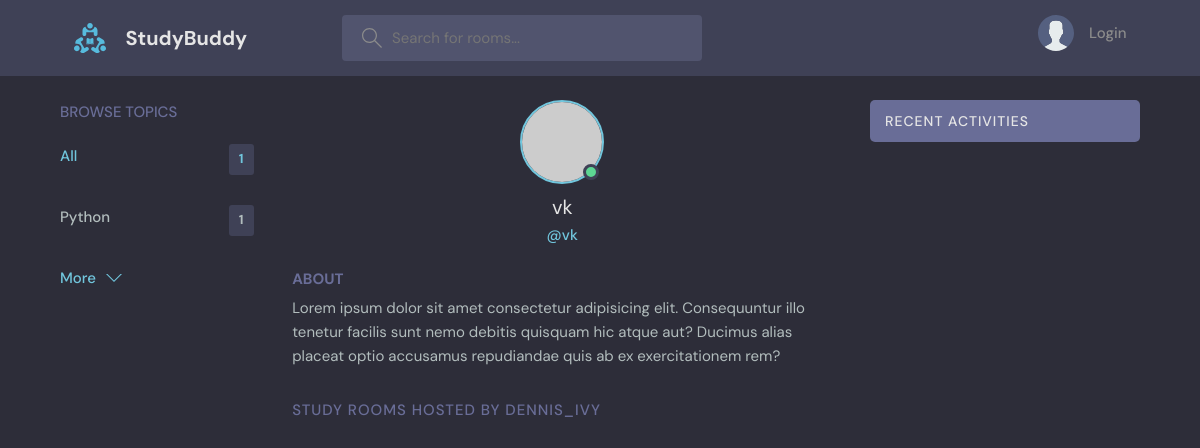
The page /profile/4/ on the database its author committed.
### base/models.py (models this page shows, shortened)
class Topic(models.Model):
    name = models.CharField(max_length=100)

class User(AbstractUser):
    name = models.CharField(max_length=200, null=True)
    email = models.EmailField(unique=True, null=True)
    bio = models.TextField(null=True)
    avatar = models.ImageField(null=True, default="avatar.svg")
    USERNAME_FIELD = 'email'
    REQUIRED_FIELDS = ['username']

### base/views.py (the view)
# urls.py: path('profile/<str:pk>/',views.userProfile, name='user-profile'),
def userProfile(request,pk):
    user = User.objects.get(id=pk)
    rooms = user.room_set.all()
    room_messages = user.message_set.all()
    topics = Topic.objects.all()
    context = {'user':user, 'rooms':rooms, 'room_messages':room_messages, 'topics':topics}
    return render(request, 'base/profile.html',context)

### base/templates/base/profile.html (shortened to what this page needs)
{% extends 'main.html' %}
{% block content %}
  <main class="profile-page layout layout--3">
    <div class="container">
      {% include 'base/topic_component.html' %}
      <div class="roomList">
        <div class="profile">
          <div class="profile__avatar">
            <div class="avatar avatar--large active">
              <img src="https://randomuser.me/api/portraits/men/11.jpg" />
            </div>
          </div>
          <div class="profile__info">
            <h3>{{user.username}}</h3>
            <p>@{{user.username}}</p>
          </div>
          <div class="profile__about">
            <h3>About</h3>
            <p>
              Lorem ipsum dolor sit amet consectetur adipisicing elit. Consequuntur illo tenetur
              facilis sunt nemo debitis quisquam hic atque aut? Ducimus alias placeat optio
              accusamus repudiandae quis ab ex exercitationem rem?
            </p>
          </div>
        </div>
        <div class="roomList__header">
          <div>
            <h2>Study Rooms Hosted by dennis_ivy</a>
            </h2>
          </div>
        </div>
      </div>
      {% include 'base/activity_component.html' %}
    </div>
  </main>
{% endblock content %}

### base/templates/base/topic_component.html
<div class="topics">
    <div class="topics__header">
      <h2>Browse Topics</h2>
    </div>
    <ul class="topics__list">
      <li>
        <a href="{% url 'home' %}" class="active">All <span>{{ topics.count }}</span></a>
      </li>
      {% for topic in topics %}
      <li>
        <a href="{% url 'home' %}?q={{topic.name}}">{{ topic.name }}<span>{{topic.room_set.all.count}}</span></a>
      </li>
       {% endfor %}
    </ul>
    <a class="btn btn--link" href="{% url 'topics' %}">
      More
      <svg version="1.1" xmlns="http://www.w3.org/2000/svg" width="32" height="32" viewBox="0 0 32 32">
        <title>chevron-down</title>
        <path d="M16 21l-13-13h-3l16 16 16-16h-3l-13 13z"></path>
      </svg>
    </a>
  </div>

### static/styles/style.css (style rules this page uses)
:root { --color-main: #71c6dd; --color-main-light: #e1f6fb; --color-dark: #3f4156; --color-dark-medium: #51546e; --color-dark-light: #696d97; --color-light: #e5e5e5; --color-gray: #8b8b8b; --color-light-gray: #b2bdbd; --color-bg: #2d2d39; --color-success: #5dd693; --color-error: #fc4b0b; }
* { font-family: "DM Sans", -apple-system, BlinkMacSystemFont, "Segoe UI", Roboto, Oxygen, Ubuntu, Cantarell, "Open Sans", "Helvetica Neue", sans-serif; margin: 0; padding: 0; box-sizing: border-box; text-rendering: optimizeLegibility; font-size: inherit; }
html { font-size: 56.25%; }
@media only screen and (min-width: 1200px) { html { font-size: 62.5%; } }
body { line-height: 1.6; font-weight: 400; font-size: 1.5rem; color: var(--color-light-gray); background-color: var(--color-bg); min-height: 100vh; }
img { width: 100%; }
a { display: inline-block; color: var(--color-main); text-decoration: none; }
.container { max-width: 120rem; width: 90%; margin: auto; }
.btn { background-color: transparent; border: none; display: inline-flex; align-items: center; gap: 1rem; cursor: pointer; transition: all ease-in-out 0.3s; padding: 1rem 2rem; border-radius: 5px; box-shadow: 1px 1px 3px 1px rgba(0, 0, 0, 0.15); font-weight: 500; }
.btn--link { border-radius: 0; padding: 0; color: var(--color-main); box-shadow: none; }
.btn > svg { fill: currentColor; width: 1.6rem; height: 1.6rem; }
.avatar { position: relative; display: inline-block; border-radius: 50%; border: 2px solid var(--color-main); }
.avatar img { display: block; border-radius: 50%; object-fit: cover; object-position: center; }
.avatar::after { content: ""; display: block; position: absolute; background-color: var(--color-gray); z-index: 111; border-radius: 50%; border: 0.3rem solid var(--color-dark); }
.avatar.active::after { background-color: var(--color-success); }
.avatar.avatar--large img { display: block; width: 8rem; height: 8rem; border-radius: 50%; }
.avatar.avatar--large:after { width: 1rem; height: 1rem; bottom: 2px; right: 3.5px; }
.layout { margin-top: 2.4rem; }
.layout > .container { display: flex; justify-content: space-between; align-items: flex-start; }
.layout--3 > .container > div:first-child { flex-basis: 18%; max-width: 22.5rem; }
.layout--3 > .container > div:nth-child(2) { flex-basis: 50%; }
.topics__header { margin-bottom: 2rem; }
.topics__header h2 { text-transform: uppercase; font-weight: 500; color: var(--color-dark-light); }
.topics__list { list-style: none; }
.topics__list li a { display: flex; justify-content: space-between; margin-bottom: 3rem; font-weight: 500; color: var(--color-light-gray); transition: all 0.3s ease-in-out; }
.topics__list li a.active, .topics__list li a:hover { color: var(--color-main); }
.topics__list li a span { padding: 0.5rem 1rem; background-color: var(--color-dark); border-radius: 3px; font-size: 1.3rem; font-weight: 700; letter-spacing: 1px; }
.roomList__header { display: flex; justify-content: space-between; align-items: center; margin-bottom: 2.4rem; }
.roomList__header h2 { text-transform: uppercase; font-weight: 500; color: var(--color-light); letter-spacing: 1px; }
.profile { margin-bottom: 3rem; }
.profile__avatar { text-align: center; }
.profile__info { text-align: center; }
.profile__info h3 { font-size: 2rem; color: var(--color-light); font-weight: 400; }
.profile__info p { color: var(--color-main); font-weight: 500; margin-bottom: 1rem; }
.profile__about { margin-top: 2rem; }
.profile__about h3 { text-transform: uppercase; color: var(--color-dark-light); margin-bottom: 0.5rem; }
.profile-page .roomList__header { margin-bottom: 1.5rem; }
.profile-page .roomList__header h2 { color: var(--color-dark-light); }

### rows shown on the page
Topic: name "Python", room_set.all.count "1"
User: username "vk"

### other values the page prints
{{ topics.count }} "1"
